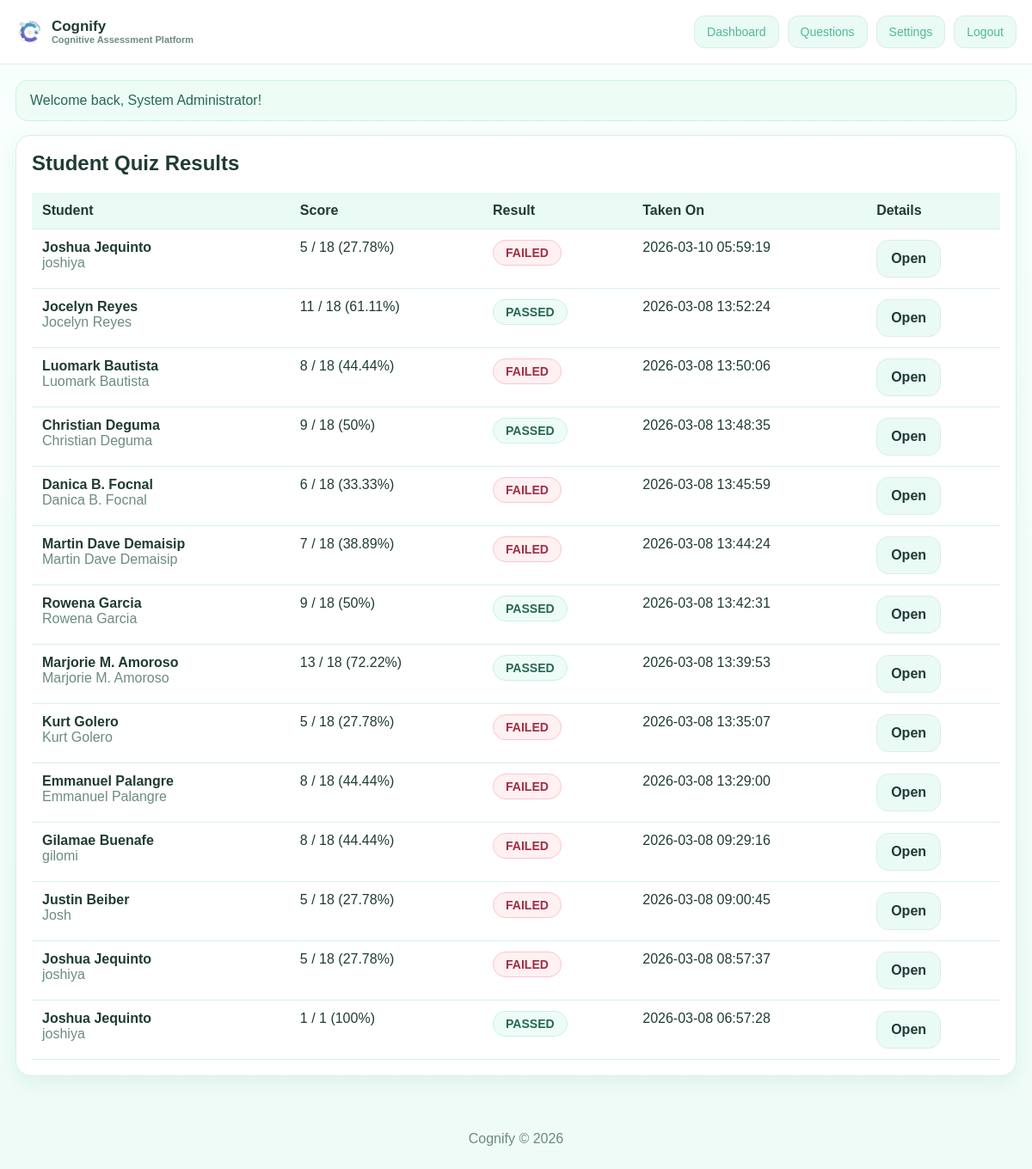
/admin/results.php (signed in), run on the app's committed database.
### tables this page shows
CREATE TABLE `quizzes` (
  `quiz_id` int(11) NOT NULL,
  `student_id` int(11) NOT NULL,
  `total_questions` int(11) NOT NULL DEFAULT 0,
  `score` int(11) NOT NULL DEFAULT 0,
  `top1_intelligence` varchar(255) NOT NULL,
  `top2_intelligence` varchar(255) NOT NULL,
  `top3_intelligence` varchar(255) NOT NULL,
  `taken_at` datetime DEFAULT NULL
);

CREATE TABLE `students` (
  `student_id` int(11) NOT NULL,
  `student_no` varchar(100) NOT NULL,
  `full_name` varchar(150) NOT NULL,
  `email` varchar(150) DEFAULT '',
  `password_hash` varchar(255) NOT NULL,
  `created_at` datetime DEFAULT NULL
);

### admin/results.php (the view, shortened to what this page needs)
<?php
require_once '../config.php';
$sql = "SELECT qz.*, s.student_no, s.full_name
        FROM quizzes qz
        INNER JOIN students s ON s.student_id = qz.student_id
        ORDER BY qz.quiz_id DESC";
$res = mysqli_query($con, $sql);
$passing_score = get_passing_score($con);
include '../inc/header.php';
?>
<div class="card">
    <h2 class="mt-0">Student Quiz Results</h2>
    <div class="table-wrap">
        <table>
            <tr>
                <th>Student</th>
                <th>Score</th>
                <th>Result</th>
                <th>Taken On</th>
                <th>Details</th>
            </tr>
            <?php while ($row = mysqli_fetch_assoc($res)) {
                $total = intval($row['total_questions']);
                $score = intval($row['score']);
                $pct = ($total > 0) ? round(($score / $total) * 100, 2) : 0;
                $row_passed = is_passed($score, $total, $con);
            ?>
                <tr>
                    <td>
                        <strong><?php echo esc($row['full_name']); ?></strong><br>
                        <span class="muted"><?php echo esc($row['student_no']); ?></span>
                    </td>
                    <td><?php echo $score; ?> / <?php echo $total; ?> (<?php echo $pct; ?>%)</td>
                    <td>
                        <?php if ($row_passed) { ?>
                            <span class="result-pass">PASSED</span>
                        <?php } else { ?>
                            <span class="result-fail">FAILED</span>
                        <?php } ?>
                    </td>
                    <td><?php echo esc($row['taken_at']); ?></td>
                    <td><a class="btn btn-light" href="../student/result.php?quiz_id=<?php echo intval($row['quiz_id']); ?>&admin_view=1">Open</a></td>
                </tr>
            <?php } ?>
        </table>
    </div>
</div>
<?php include '../inc/footer.php'; ?>

### assets/css/style.css (style rules this page uses)
:root { --mint:#88d8c0; --mint-dark:#4fb89a; --mint-soft:#eafaf5; --bg:#f7fffc; --card:#ffffff; --text:#1f3b35; --muted:#6b8b84; --border:#d9efe8; --danger:#d85c6a; --warning:#f1b24a; --shadow:0 8px 22px rgba(79,184,154,.12); --radius:18px; }
* { box-sizing:border-box }
html,body { margin:0;padding:0;font-family:Arial,Helvetica,sans-serif;background:linear-gradient(180deg,#f9fffd 0%,#effbf7 100%);color:var(--text) }
a { color:var(--mint-dark);text-decoration:none }
.card { background:var(--card);border:1px solid var(--border);border-radius:var(--radius);padding:18px;box-shadow:var(--shadow) }
.card h1,.card h2,.card h3,.card h4 { margin-top:0 }
.muted { color:var(--muted) }
.btn { display:inline-block;border:none;border-radius:14px;padding:12px 16px;background:var(--mint-dark);color:#fff;font-weight:bold;cursor:pointer;transition:.2s }
.btn-light { background:var(--mint-soft);color:var(--text);border:1px solid var(--border) }
.table-wrap { overflow:auto }
table { width:100%;border-collapse:collapse;background:#fff }
th,td { padding:12px;border-bottom:1px solid var(--border);text-align:left;vertical-align:top }
th { background:var(--mint-soft) }
.mt-0 { margin-top:0 }
.result-pass { display:inline-block; padding:6px 14px; border-radius:999px; background:#edfdf6; border:1px solid #c9f2df; color:#276754; font-weight:bold; font-size:14px; }
.result-fail { display:inline-block; padding:6px 14px; border-radius:999px; background:#fff0f2; border:1px solid #f7c7d0; color:#9d2f44; font-weight:bold; font-size:14px; }

### data on the page
quizzes: student.full_name "Joshua Jequinto", student.student_no "joshiya", score "5", total_questions "18", pct "27.78", shows "FAILED", taken_at "2026-03-10 05:59:19"
quizzes: student.full_name "Jocelyn Reyes", student.student_no "Jocelyn Reyes", score "11", total_questions "18", pct "61.11", shows "PASSED", taken_at "2026-03-08 13:52:24"
quizzes: student.full_name "Luomark Bautista", student.student_no "Luomark Bautista", score "8", total_questions "18", pct "44.44", shows "FAILED", taken_at "2026-03-08 13:50:06"
quizzes: student.full_name "Christian Deguma", student.student_no "Christian Deguma", score "9", total_questions "18", pct "50", shows "PASSED", taken_at "2026-03-08 13:48:35"
quizzes: student.full_name "Danica B. Focnal", student.student_no "Danica B. Focnal", score "6", total_questions "18", pct "33.33", shows "FAILED", taken_at "2026-03-08 13:45:59"
quizzes: student.full_name "Martin Dave Demaisip", student.student_no "Martin Dave Demaisip", score "7", total_questions "18", pct "38.89", shows "FAILED", taken_at "2026-03-08 13:44:24"
quizzes: student.full_name "Rowena Garcia", student.student_no "Rowena Garcia", score "9", total_questions "18", pct "50", shows "PASSED", taken_at "2026-03-08 13:42:31"
quizzes: student.full_name "Marjorie M. Amoroso", student.student_no "Marjorie M. Amoroso", score "13", total_questions "18", pct "72.22", shows "PASSED", taken_at "2026-03-08 13:39:53"
quizzes: student.full_name "Kurt Golero", student.student_no "Kurt Golero", score "5", total_questions "18", pct "27.78", shows "FAILED", taken_at "2026-03-08 13:35:07"
quizzes: student.full_name "Emmanuel Palangre", student.student_no "Emmanuel Palangre", score "8", total_questions "18", pct "44.44", shows "FAILED", taken_at "2026-03-08 13:29:00"
quizzes: student.full_name "Gilamae Buenafe", student.student_no "gilomi", score "8", total_questions "18", pct "44.44", shows "FAILED", taken_at "2026-03-08 09:29:16"
quizzes: student.full_name "Justin Beiber", student.student_no "Josh", score "5", total_questions "18", pct "27.78", shows "FAILED", taken_at "2026-03-08 09:00:45"
quizzes: student.full_name "Joshua Jequinto", student.student_no "joshiya", score "5", total_questions "18", pct "27.78", shows "FAILED", taken_at "2026-03-08 08:57:37"
quizzes: student.full_name "Joshua Jequinto", student.student_no "joshiya", total_questions "1", score "1", pct "100", shows "PASSED", taken_at "2026-03-08 06:57:28"

### other printed values
$link['label'] "Dashboard"
$link['label'] "Questions"
$link['label'] "Settings"
$link['label'] "Logout"
$flash['message'] "Welcome back, System Administrator!"
